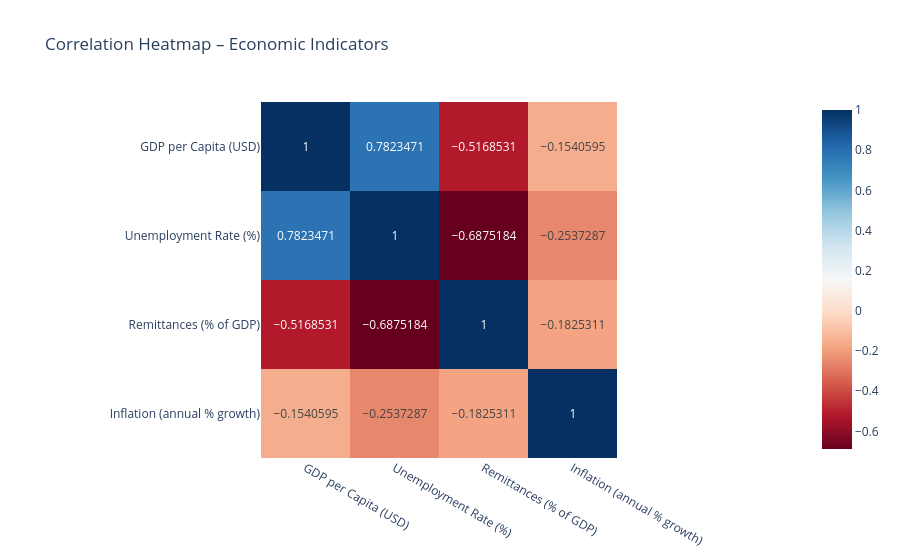

Notebook source saved alongside this figure:
### Code cell
fig = px.imshow(
    corr,
    text_auto=True,
    color_continuous_scale='RdBu',
    title='Correlation Heatmap – Economic Indicators'
)
fig.show()

### Figure 1 — Plotly figure (JSON) as saved in the notebook; plotly's stock layout.template omitted (floating-point values rounded to 4 significant figures)
{"data": [{"coloraxis": "coloraxis", "hovertemplate": "x: %{x}<br>y: %{y}<br>color: %{z}<extra></extra>", "name": "0", "texttemplate": "%{z}", "type": "heatmap", "x": ["GDP per Capita (USD)", "Unemployment Rate (%)", "Remittances (% of GDP)", "Inflation (annual % growth)"], "xaxis": "x", "y": ["GDP per Capita (USD)", "Unemployment Rate (%)", "Remittances (% of GDP)", "Inflation (annual % growth)"], "yaxis": "y", "z": [[1.0, 0.7823, -0.5169, -0.1541], [0.7823, 1.0, -0.6875, -0.2537], [-0.5169, -0.6875, 1.0, -0.1825], [-0.1541, -0.2537, -0.1825, 1.0]]}], "layout": {"coloraxis": {"colorscale": [[0, "rgb(103,0,31)"], [0.1, "rgb(178,24,43)"], [0.2, "rgb(214,96,77)"], [0.3, "rgb(244,165,130)"], [0.4, "rgb(253,219,199)"], [0.5, "rgb(247,247,247)"], [0.6, "rgb(209,229,240)"], [0.7, "rgb(146,197,222)"], [0.8, "rgb(67,147,195)"], [0.9, "rgb(33,102,172)"], [1, "rgb(5,48,97)"]]}, "title": {"text": "Correlation Heatmap – Economic Indicators"}, "xaxis": {"anchor": "y", "constrain": "domain", "domain": [0, 1], "scaleanchor": "y"}, "yaxis": {"anchor": "x", "autorange": "reversed", "constrain": "domain", "domain": [0, 1]}}}
